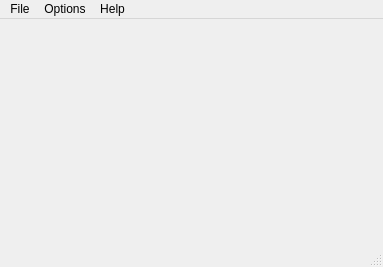
<?xml version="1.0" encoding="UTF-8"?>
<ui version="4.0">
 <class>ComputerMonitorMainWindowSendUi</class>
 <widget class="QMainWindow" name="ComputerMonitorMainWindowSendUi">
  <property name="geometry">
   <rect>
    <x>0</x>
    <y>0</y>
    <width>383</width>
    <height>267</height>
   </rect>
  </property>
  <property name="windowTitle">
   <string>Computer Monitor - Send data</string>
  </property>
  <widget class="QWidget" name="centralwidget">
   <layout class="QGridLayout" name="gridLayout">
    <item row="1" column="0">
     <widget class="DataSendWidget" name="dataSendWidget" native="true"/>
    </item>
   </layout>
  </widget>
  <widget class="QMenuBar" name="menubar">
   <property name="geometry">
    <rect>
     <x>0</x>
     <y>0</y>
     <width>383</width>
     <height>20</height>
    </rect>
   </property>
   <widget class="QMenu" name="menuFile">
    <property name="title">
     <string>File</string>
    </property>
    <addaction name="actionEnd"/>
   </widget>
   <widget class="QMenu" name="menuHelp">
    <property name="title">
     <string>Help</string>
    </property>
    <addaction name="actionAbout"/>
   </widget>
   <widget class="QMenu" name="menuOptions">
    <property name="title">
     <string>Options</string>
    </property>
    <addaction name="actionPreferences"/>
   </widget>
   <addaction name="menuFile"/>
   <addaction name="menuOptions"/>
   <addaction name="menuHelp"/>
  </widget>
  <widget class="QStatusBar" name="statusbar"/>
  <action name="actionEnd">
   <property name="text">
    <string>End</string>
   </property>
  </action>
  <action name="actionAbout">
   <property name="text">
    <string>About</string>
   </property>
  </action>
  <action name="actionPreferences">
   <property name="text">
    <string>Preferences</string>
   </property>
  </action>
  <action name="actionStart">
   <property name="text">
    <string>Start</string>
   </property>
  </action>
  <action name="actionPause">
   <property name="text">
    <string>Pause</string>
   </property>
  </action>
 </widget>
 <customwidgets>
  <customwidget>
   <class>DataSendWidget</class>
   <extends>QWidget</extends>
   <header>DataSendWidget.hpp</header>
   <container>1</container>
  </customwidget>
 </customwidgets>
 <resources/>
 <connections>
  <connection>
   <sender>actionEnd</sender>
   <signal>triggered(bool)</signal>
   <receiver>ComputerMonitorMainWindowSendUi</receiver>
   <slot>close()</slot>
   <hints>
    <hint type="sourcelabel">
     <x>-1</x>
     <y>-1</y>
    </hint>
    <hint type="destinationlabel">
     <x>334</x>
     <y>258</y>
    </hint>
   </hints>
  </connection>
 </connections>
</ui>
